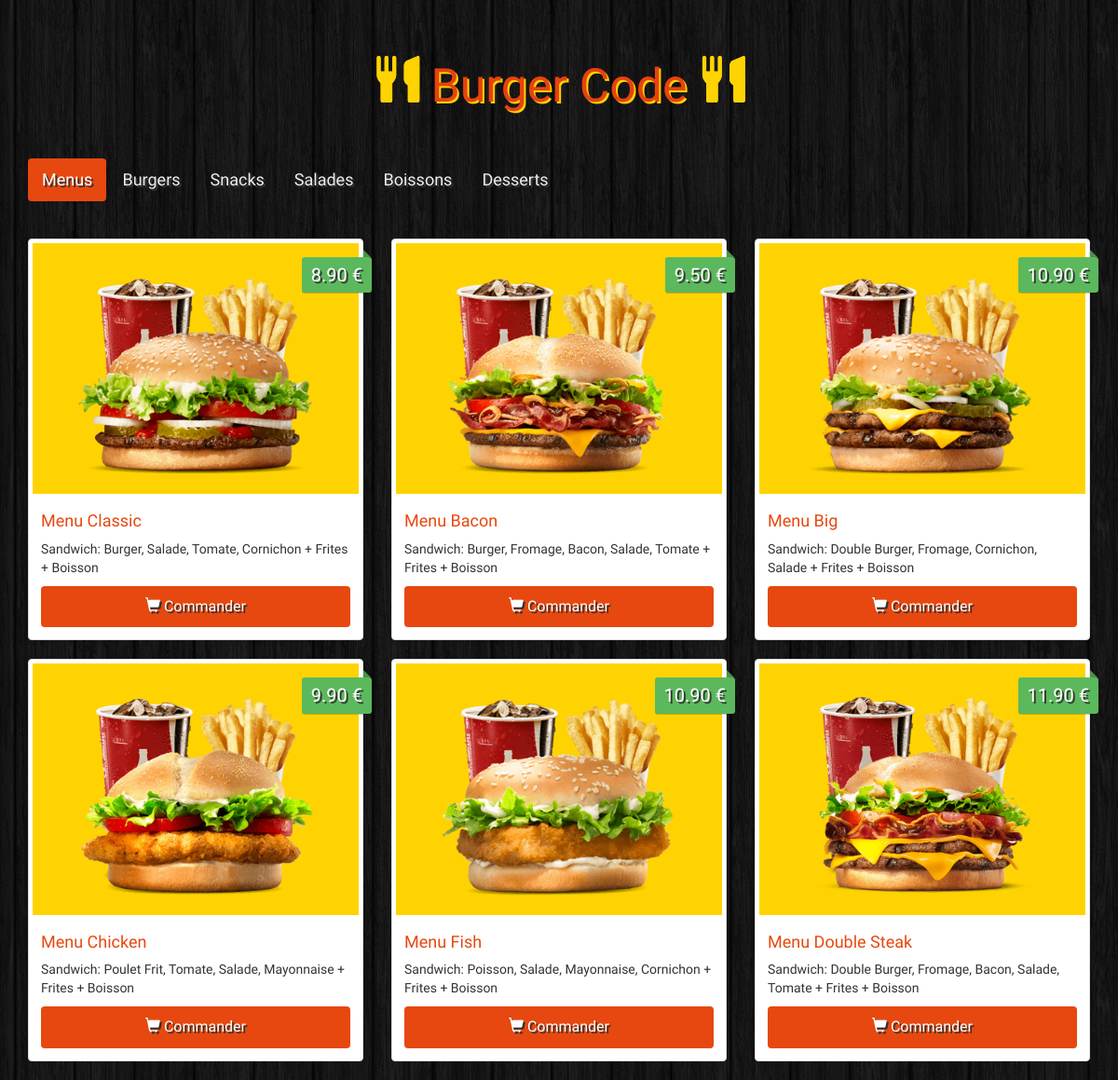
The page / on the database its author committed.
### tables this page shows
CREATE TABLE IF NOT EXISTS `categories` (
  `categories_id` int NOT NULL AUTO_INCREMENT,
  `categories_name` varchar(100) NOT NULL,
  PRIMARY KEY (`categories_id`)
);

CREATE TABLE IF NOT EXISTS `items` (
  `items_id` int NOT NULL AUTO_INCREMENT,
  `items_name` varchar(100) NOT NULL,
  `items_description` varchar(250) NOT NULL,
  `items_price` float NOT NULL,
  `items_image` varchar(250) NOT NULL,
  `categories_id_fk` int NOT NULL,
  PRIMARY KEY (`items_id`),
  KEY `categories_id_fk` (`categories_id_fk`)
);

### index.php (the view, shortened to what this page needs)
<!DOCTYPE html>
<html>
  <head>
    <link rel="stylesheet" href="https://maxcdn.bootstrapcdn.com/bootstrap/3.3.6/css/bootstrap.min.css">
    <link rel="stylesheet" href="css/styles.css">
  </head>
  <body>
    <div class="container site">
      <h1 class="text-logo"><span class="glyphicon glyphicon-cutlery"></span> Burger Code <span class="glyphicon glyphicon-cutlery"></span></h1>
      <?php
        echo '<nav>
          <ul class="nav nav-pills">';
          $db = Database::connect();
          $statement = $db->query('SELECT * FROM categories');
          $categories = $statement->fetchAll();
          foreach ($categories as $category)
          {
            if($category['categories_id'] == '1')
              echo '<li role="presentation" class="active"><a href="#'. $category['categories_id'] . '" data-toggle="tab">' . $category['categories_name'] . '</a></li>';
            else
            echo '<li role="presentation"><a href="#'. $category['categories_id'] . '" data-toggle="tab">' . $category['categories_name'] . '</a></li>';
          }
        echo '</ul>
        </nav>';
        echo '<div class="tab-content">';
        foreach ($categories as $category)
        {
          if($category['categories_id'] == '1')
            echo '<div class="tab-pane active" id="' . $category['categories_id'] .'">';
          else
          echo '<div class="tab-pane" id="' . $category['categories_id'] .'">';
            echo '<div class="row">';
              $statement = $db->prepare('SELECT * FROM items WHERE items.categories_id_fk = ?');
              $statement->execute(array($category['categories_id']));
              while ($item = $statement->fetch())
                {
                  echo '<div class="col-sm-6 col-md-4">
                    <div class="thumbnail">
                      <img src="images/' . $item['items_image'] . '" alt="...">
                      <div class="price">' . number_format($item['items_price'], 2, '.', ''). ' €</div>
                      <div class="caption">
                        <h4>' . $item['items_name'] . '</h4>
                        <p>' . $item['items_description'] . '</p>
                        <a href="#" class="btn btn-order" role="button"><span class="glyphicon glyphicon-shopping-cart"></span> Commander</a>
                      </div>
                    </div>
                  </div>';
                }
            echo '</div>
          </div>';
        }
        echo  '</div>';
      ?>
    </div>
  </body>
</html>

### css/styles.css (style rules this page uses)
body { background: url(../images/bg.png); }
.site { font-family: 'Holtwood One SC', sans-serif; }
.text-logo { font-family: 'Holtwood One SC', sans-serif; color: #e7420f; text-shadow: 2px 2px #ffd301; font-size: 50px; padding: 40px 0px; text-align: center; }
.text-logo .glyphicon { color: #ffd301; text-shadow: 0px 0px #ffd301; }
.nav { margin-bottom: 40px; }
.nav-pills>li.active>a, .nav-pills>li.active>a:focus ,.nav-pills>li.active>a:hover { background: #e7480f; }
.nav>li>a { color: #eee; font-size: 18px; text-shadow: 2px 2px #333; }
.thumbnail img { background: #ffd301; }
.price { background: #5cb85c; box-shadow: 0 1px rgba(0,0,0,0.2); -moz-box-shadow: 0 1px rgba(0,0,0,0.2); -webkit-box-shadow: 0 1px rgba(0,0,0,0.2); color: #fff; text-shadow: 2px 2px #333; position: absolute; right: 6px; top: 20px; padding: 5px 10px; font-size: 20px; border-radius: 3px; }
.price::before { border: 4px solid transparent; border-bottom: 4px solid #4a934a; border-left: 4px solid #4a934a; content: ""; position: absolute; right: 1px; top: -8px; }
.caption > h4 { color: #e7480f; font-size: 18px; }
.btn-order { width: 100%; padding: 10px; font-size: 16px; color: #fff; background-color: #e7480f; text-decoration: none; text-shadow: 2px 2px #333; }

### rows shown on the page
categories: categories_name "Menus"
categories: categories_name "Burgers"
categories: categories_name "Snacks"
categories: categories_name "Salades"
categories: categories_name "Boissons"
categories: categories_name "Desserts"
items: items_image (picture), items_price "8.90", items_name "Menu Classic", items_description "Sandwich: Burger, Salade, Tomate, Cornichon + Frites + Boisson"
items: items_image (picture), items_price "9.50", items_name "Menu Bacon", items_description "Sandwich: Burger, Fromage, Bacon, Salade, Tomate + Frites + Boisson"
items: items_image (picture), items_price "10.90", items_name "Menu Big", items_description "Sandwich: Double Burger, Fromage, Cornichon, Salade + Frites + Boisson"
items: items_image (picture), items_price "9.90", items_name "Menu Chicken", items_description "Sandwich: Poulet Frit, Tomate, Salade, Mayonnaise + Frites + Boisson"
items: items_image (picture), items_price "10.90", items_name "Menu Fish", items_description "Sandwich: Poisson, Salade, Mayonnaise, Cornichon + Frites + Boisson"
items: items_image (picture), items_price "11.90", items_name "Menu Double Steak", items_description "Sandwich: Double Burger, Fromage, Bacon, Salade, Tomate + Frites + Boisson"
